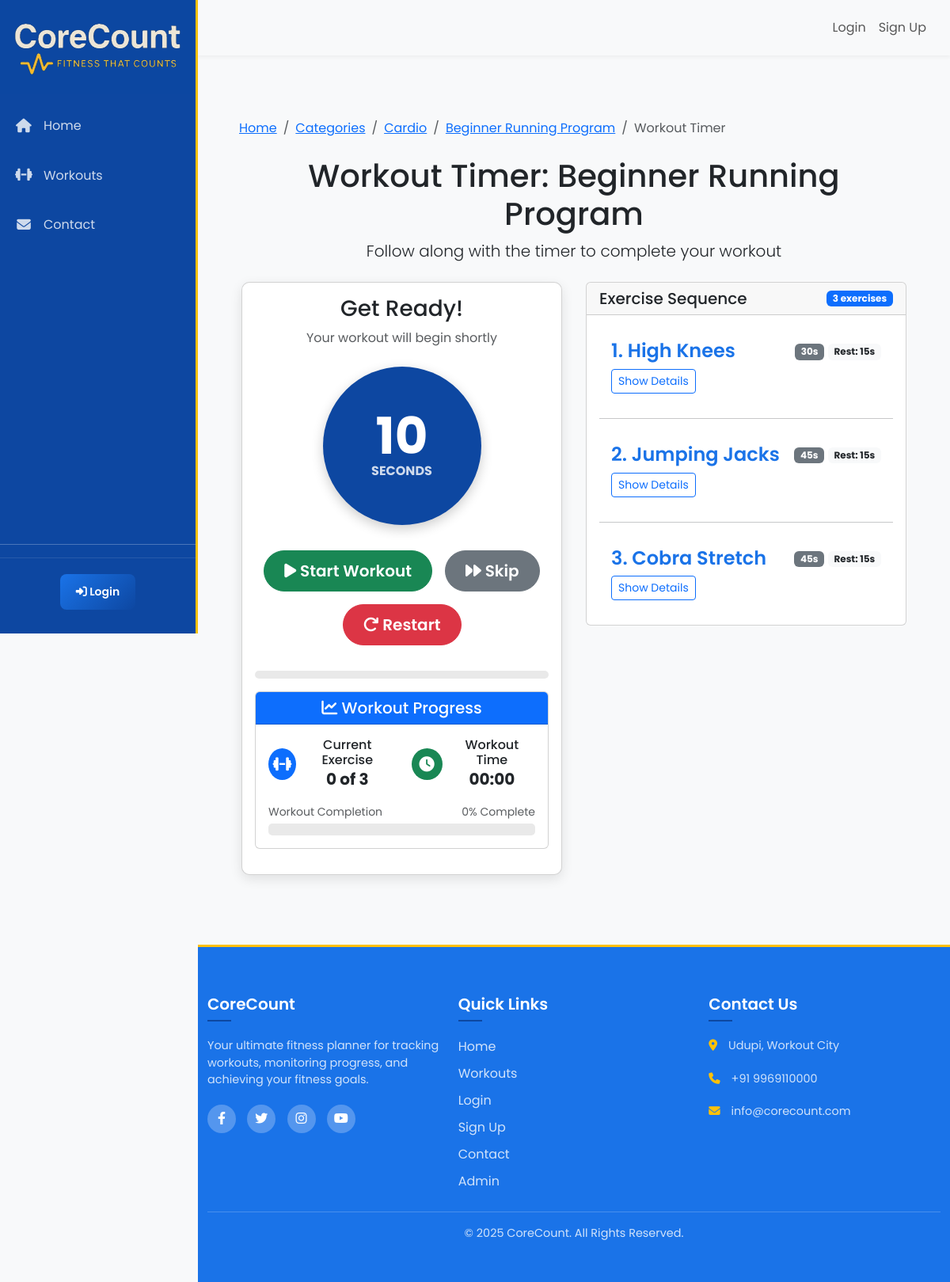
The page /workout_timer.php?id=1 on the database its author committed.
### tables this page shows
CREATE TABLE IF NOT EXISTS workouts (
    workout_id INT AUTO_INCREMENT PRIMARY KEY,
    category_id INT NOT NULL,
    name VARCHAR(100) NOT NULL,
    description TEXT,
    difficulty_level ENUM('beginner', 'intermediate', 'advanced'),
    duration INT,   
    calories_burned INT,   
     
    created_at TIMESTAMP DEFAULT CURRENT_TIMESTAMP,
    FOREIGN KEY (category_id) REFERENCES workout_categories(category_id) ON DELETE CASCADE
);

CREATE TABLE IF NOT EXISTS workout_categories (
    category_id INT AUTO_INCREMENT PRIMARY KEY,
    name VARCHAR(50) NOT NULL UNIQUE,   
    description TEXT,
     
    created_at TIMESTAMP DEFAULT CURRENT_TIMESTAMP
);

CREATE TABLE IF NOT EXISTS workout_exercises (
    workout_id INT NOT NULL,
    exercise_id INT NOT NULL,
    exercise_order INT NOT NULL,   
    PRIMARY KEY (workout_id, exercise_id),
    FOREIGN KEY (workout_id) REFERENCES workouts(workout_id) ON DELETE CASCADE,
    FOREIGN KEY (exercise_id) REFERENCES exercises(exercise_id) ON DELETE CASCADE
);

CREATE TABLE IF NOT EXISTS exercises (
    exercise_id INT AUTO_INCREMENT PRIMARY KEY,
    name VARCHAR(100) NOT NULL,
    description TEXT,
    form_guidance TEXT,
    tips TEXT,
    duration INT DEFAULT 45,   
    rest_period INT DEFAULT 15,   
     
    created_at TIMESTAMP DEFAULT CURRENT_TIMESTAMP
);

### workout_timer.php (the view, shortened to what this page needs)
<?php
$database = new Database();
$db = $database->getConnection();
$workout_id = intval($_GET['id']);
$workout_query = "SELECT w.*, c.name as category_name, c.category_id
                 FROM workouts w
                 JOIN workout_categories c ON w.category_id = c.category_id
                 WHERE w.workout_id = :workout_id";
$workout_stmt = $db->prepare($workout_query);
$workout_stmt->bindParam(':workout_id', $workout_id, PDO::PARAM_INT);
$workout_stmt->execute();
$workout = $workout_stmt->fetch(PDO::FETCH_ASSOC);
$exercises_query = "SELECT e.*, we.exercise_order
                   FROM exercises e
                   JOIN workout_exercises we ON e.exercise_id = we.exercise_id
                   WHERE we.workout_id = :workout_id
                   ORDER BY we.exercise_order";
$exercises_stmt = $db->prepare($exercises_query);
$exercises_stmt->bindParam(':workout_id', $workout_id, PDO::PARAM_INT);
$exercises_stmt->execute();
$exercises = $exercises_stmt->fetchAll(PDO::FETCH_ASSOC);
include 'includes/header.php';
echo '<link rel="stylesheet" href="' . SITE_URL . '/assets/css/tutorial-link.css?v=' . time() . '">';
?>
<main>
    <div class="container-fluid py-4" id="workout-timer-container">
        <nav aria-label="breadcrumb" class="mb-4">
            <ol class="breadcrumb">
                <li class="breadcrumb-item"><a href="<?php echo SITE_URL; ?>">Home</a></li>
                <li class="breadcrumb-item"><a href="<?php echo SITE_URL; ?>/categories.php">Categories</a></li>
                <li class="breadcrumb-item"><a href="<?php echo SITE_URL; ?>/categories.php?id=<?php echo $workout['category_id']; ?>"><?php echo htmlspecialchars($workout['category_name']); ?></a></li>
                <li class="breadcrumb-item"><a href="<?php echo SITE_URL; ?>/workout.php?id=<?php echo $workout_id; ?>"><?php echo htmlspecialchars($workout['name']); ?></a></li>
                <li class="breadcrumb-item active" aria-current="page">Workout Timer</li>
            </ol>
        </nav>
        <div class="workout-header mb-4 text-center">
            <h1>Workout Timer: <?php echo htmlspecialchars($workout['name']); ?></h1>
            <p class="lead">Follow along with the timer to complete your workout</p>
        </div>
        <div class="row" id="workout-content-row">
            <div class="col-lg-6 col-md-12 timer-column">
                <div class="card mb-4 timer-card" id="sticky-timer">
                    <div class="card-body text-center">
                        <div class="current-exercise mb-4">
                            <h3 id="current-exercise-name">Get Ready!</h3>
                            <p id="current-exercise-description" class="text-muted">Your workout will begin shortly</p>
                        </div>
                        <div class="timer-display mb-4">
                            <div class="timer-circle">
                                <span id="timer-count">10</span>
                                <small id="timer-label">seconds</small>
                            </div>
                        </div>
                        <div class="timer-controls mb-4 d-flex flex-wrap justify-content-center">
                            <button id="start-timer-btn" class="btn btn-success btn-lg m-2">
                                <i class="fas fa-play"></i> Start Workout
                            </button>
                            <button id="skip-btn" class="btn btn-secondary btn-lg m-2">
                                <i class="fas fa-forward"></i> Skip
                            </button>
                            <button id="restart-btn" class="btn btn-danger btn-lg m-2">
                                <i class="fas fa-redo"></i> Restart
                            </button>
                        </div>
                        <div class="progress mb-3">
                        </div>
                        <div class="card mb-3">
                            <div class="card-header bg-primary text-white">
                                <h5 class="mb-0"><i class="fas fa-chart-line"></i> Workout Progress</h5>
                            </div>
                            <div class="card-body">
                                <div class="row mb-3">
                                    <div class="col-6">
                                        <div class="d-flex align-items-center">
                                            <div class="progress-stat-icon bg-primary text-white me-2">
                                                <i class="fas fa-dumbbell"></i>
                                            </div>
                                            <div>
                                                <h6 class="mb-0">Current Exercise</h6>
                                                <p class="mb-0 fs-5 fw-bold"><span id="current-exercise-num">0</span> of <span id="total-exercises"><?php echo count($exercises); ?></span></p>
                                            </div>
                                        </div>
                                    </div>
                                    <div class="col-6">
                                        <div class="d-flex align-items-center">
                                            <div class="progress-stat-icon bg-success text-white me-2">
                                                <i class="fas fa-clock"></i>
                                            </div>
                                            <div>
                                                <h6 class="mb-0">Workout Time</h6>
                                                <p class="mb-0 fs-5 fw-bold" id="workout-time">00:00</p>
                                            </div>
                                        </div>
                                    </div>
                                </div>
                                <div class="progress-wrapper">
                                    <div class="d-flex justify-content-between mb-1">
                                        <small class="text-muted">Workout Completion</small>
                                        <small class="text-muted"><span id="progress-percentage">0</span>% Complete</small>
                                    </div>
                                    <div class="progress progress-lg">
                                    </div>
                                </div>
                            </div>
                        </div>
                    </div>
                </div>
            </div>
            <div class="col-lg-6 col-md-12 exercise-column">
                <div class="card">
                    <div class="card-header d-flex justify-content-between align-items-center">
                        <h5 class="mb-0">Exercise Sequence</h5>
                        <span class="badge bg-primary"><?php echo count($exercises); ?> exercises</span>
                    </div>
                    <div class="card-body">
                        <div class="exercise-list">
                            <?php foreach ($exercises as $index => $exercise): ?>
                                <div class="exercise-item" data-exercise-id="<?php echo $exercise['exercise_id']; ?>">
                                    <div class="exercise-header d-flex justify-content-between align-items-center">
                                        <h5 class="exercise-title mb-0">
                                            <span class="exercise-number"><?php echo $index + 1; ?>.</span>
                                            <?php echo htmlspecialchars($exercise['name']); ?>
                                        </h5>
                                        <div class="exercise-duration">
                                            <span class="badge bg-secondary"><?php echo $exercise['duration']; ?>s</span>
                                            <?php if ($exercise['rest_period'] > 0): ?>
                                                <span class="badge bg-light text-dark">Rest: <?php echo $exercise['rest_period']; ?>s</span>
                                            <?php endif; ?>
                                        </div>
                                    </div>
                                    <button class="btn btn-sm btn-outline-primary mt-2 toggle-details" type="button" data-bs-toggle="collapse" data-bs-target="#exercise-details-<?php echo $exercise['exercise_id']; ?>" aria-expanded="false">
                                        <span class="show-text">Show Details</span>
                                    </button>
                                </div>
                                <?php if ($index < count($exercises) - 1): ?>
                                    <hr>
                                <?php endif; ?>
                            <?php endforeach; ?>
                        </div>
                    </div>
                </div>
            </div>
        </div>
    </div>
</main>
<?php include 'includes/footer.php'; ?>

### assets/css/style.css (style rules this page uses)
:root { --primary-blue: #1a73e8; --primary-blue-dark: #0d47a1; --primary-yellow: #ffc107; --primary-yellow-dark: #ffa000; --text-dark: #212529; --text-light: #fff; --bg-light: #f8f9fa; --bg-dark: #212529; --e-global-color-primary: var(--primary-blue-dark); --e-global-color-secondary: var(--primary-blue); --e-global-color-text: var(--text-dark); --e-global-color-accent: var(--primary-yellow); --e-global-color-3266181: var(--text-light); --e-global-color-9d44d9d: rgba(255, 255, 255, 0.8); --e-global-color-31495be: #E9E9E9; --e-global-color-b885006: rgba(255, 255, 255, 0.25); --e-global-color-6f12657: var(--bg-light); --primary-color: var(--primary-blue-dark); --secondary-color: var(--primary-blue); --accent-color: var(--primary-yellow); --light-color: var(--text-light); --dark-color: var(--text-dark); --danger-color: #dc3545; --success-color: #28a745; --warning-color: var(--primary-yellow-dark); --info-color: var(--primary-blue); --gray-color: var(--text-dark); --transition-speed: 0.3s; }
body { font-family: 'Poppins', sans-serif; background-color: var(--e-global-color-6f12657); color: var(--e-global-color-text); overflow-x: hidden; }
main { padding: 20px; }
.timer-display { font-size: 5rem; font-weight: 700; margin-bottom: 30px; color: var(--secondary-color); }
.timer-controls { margin-bottom: 30px; }
.timer-controls .btn { margin: 0 10px; padding: 10px 25px; border-radius: 30px; font-weight: 600; }
.exercise-title { font-size: 1.5rem; font-weight: 600; margin-bottom: 15px; color: var(--secondary-color); }

### workout_timer.php (style rules this page uses)
.timer-card { background-color: var(--e-global-color-3266181); border-radius: 10px; box-shadow: 0 5px 15px rgba(0, 0, 0, 0.1); }
#sticky-timer { position: sticky; top: 20px; z-index: 100; }
#workout-timer-container { max-width: 1400px; margin: 0 auto; padding-top: 20px; }
#workout-content-row { display: flex; flex-wrap: wrap; }
.timer-column, .exercise-column { padding: 0 15px; }
.timer-circle { width: 200px; height: 200px; border-radius: 50%; background-color: var(--e-global-color-primary); color: var(--e-global-color-3266181); display: flex; flex-direction: column; justify-content: center; align-items: center; margin: 0 auto; box-shadow: 0 5px 15px rgba(0, 0, 0, 0.2); }
#timer-count { font-size: 4rem; font-weight: 700; line-height: 1; }
#timer-label { font-size: 1rem; text-transform: uppercase; opacity: 0.8; }
.timer-controls button { margin: 0 5px 10px; }
.exercise-item { padding: 15px; border-radius: 5px; transition: background-color 0.3s ease; }
.progress { height: 10px; border-radius: 5px; background-color: var(--e-global-color-31495be); overflow: hidden; }
.progress-lg { height: 15px; }
.progress-wrapper { margin-top: 10px; }
.progress-stat-icon { width: 40px; height: 40px; border-radius: 50%; display: flex; align-items: center; justify-content: center; font-size: 1.2rem; }

### rows shown on the page
workouts: category.name "Cardio", name "Beginner Running Program"
workout_exercises: exercise.name "High Knees", exercise.duration "30", exercise.rest_period "15"
workout_exercises: exercise.name "Jumping Jacks", exercise.duration "45", exercise.rest_period "15"
workout_exercises: exercise.name "Cobra Stretch", exercise.duration "45", exercise.rest_period "15"

### other values the page prints
count($exercises) "3"
